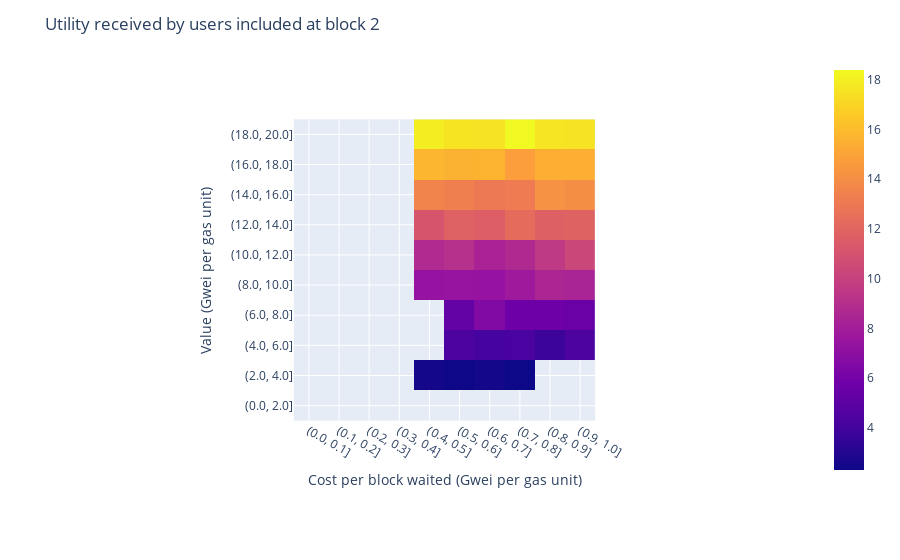

Here is the notebook cell this chart was saved with:
### Markdown cell above
### Plots

We call _utility_ a measure of user satisfaction. Users have a value for their transaction (in Gwei per gas unit) and a cost for waiting (in Gwei per gas unit per block waited for). When a user with value $v$ and cost for waiting $c$ waits for $t$ blocks and pays $f$, their utility is given by $v - ct - f$.

In the plot below, we show the utility obtained by users with various value/cost per unit combinations at block 2, with the utility depicted by the colour of the tile: the more dark red, the higher the utility. Higher value users have higher utility, since they are getting a good deal for inclusion! Basefee is low so the total fee is low too, and they don't have to wait for long.

But note that users with cost for waiting lower than 0.4 are totally absent from the plot. These users choose the "slow" option, and so are outbid by more impatient users picking the "medium" and "fast" options.

### Code cell
gp = grouped[grouped.block_height == 2].copy()
gp['cost_bin'] = gp['cost_bin'].astype('str')
gp['value_bin'] = gp['value_bin'].astype('str')
gp = gp.pivot("value_bin", "cost_bin", "user_sw").reindex(
    np.flip([str(pd.Interval(x, x+2, closed="right")) for x in np.linspace(0, 18, bins)])
)
fig = px.imshow(gp)
fig.update_layout(
    title = "Utility received by users included at block 2",
    xaxis_title = "Cost per block waited (Gwei per gas unit)",
    yaxis_title = "Value (Gwei per gas unit)"
)
fig

### Figure 1 — Plotly figure (JSON) as saved in the notebook; plotly's stock layout.template omitted (floating-point values rounded to 4 significant figures)
{"data": [{"coloraxis": "coloraxis", "hovertemplate": "cost_bin: %{x}<br>value_bin: %{y}<br>color: %{z}<extra></extra>", "name": "0", "type": "heatmap", "x": ["(0.0, 0.1]", "(0.1, 0.2]", "(0.2, 0.3]", "(0.3, 0.4]", "(0.4, 0.5]", "(0.5, 0.6]", "(0.6, 0.7]", "(0.7, 0.8]", "(0.8, 0.9]", "(0.9, 1.0]"], "xaxis": "x", "y": ["(18.0, 20.0]", "(16.0, 18.0]", "(14.0, 16.0]", "(12.0, 14.0]", "(10.0, 12.0]", "(8.0, 10.0]", "(6.0, 8.0]", "(4.0, 6.0]", "(2.0, 4.0]", "(0.0, 2.0]"], "yaxis": "y", "z": [[null, null, null, null, 17.93, 17.57, 17.56, 18.39, 17.64, 17.57], [null, null, null, null, 15.78, 15.59, 15.69, 14.75, 15.47, 15.49], [null, null, null, null, 13.55, 13.29, 12.98, 13.13, 14.18, 14.03], [null, null, null, null, 11.14, 11.78, 11.63, 12.35, 11.7, 11.82], [null, null, null, null, 8.757, 9.095, 8.294, 8.719, 9.603, 10.34], [null, null, null, null, 7.374, 7.427, 7.353, 7.801, 8.454, 8.369], [null, null, null, null, null, 5.289, 6.539, 5.68, 5.658, 5.509], [null, null, null, null, null, 4.324, 4.082, 4.239, 3.764, 4.319], [null, null, null, null, 2.55, 2.349, 2.467, 2.305, null, null], [null, null, null, null, null, null, null, null, null, null]]}], "layout": {"autosize": true, "coloraxis": {"colorscale": [[0, "#0d0887"], [0.1111, "#46039f"], [0.2222, "#7201a8"], [0.3333, "#9c179e"], [0.4444, "#bd3786"], [0.5556, "#d8576b"], [0.6667, "#ed7953"], [0.7778, "#fb9f3a"], [0.8889, "#fdca26"], [1, "#f0f921"]]}, "margin": {"t": 60}, "title": {"text": "Utility received by users included at block 2"}, "xaxis": {"anchor": "y", "autorange": true, "constrain": "domain", "domain": [0.2933, 0.7067], "range": [-0.5, 9.5], "scaleanchor": "y", "title": {"text": "Cost per block waited (Gwei per gas unit)"}, "type": "category"}, "yaxis": {"anchor": "x", "autorange": true, "constrain": "domain", "domain": [0, 1], "range": [9.5, -0.5], "title": {"text": "Value (Gwei per gas unit)"}, "type": "category"}}}
